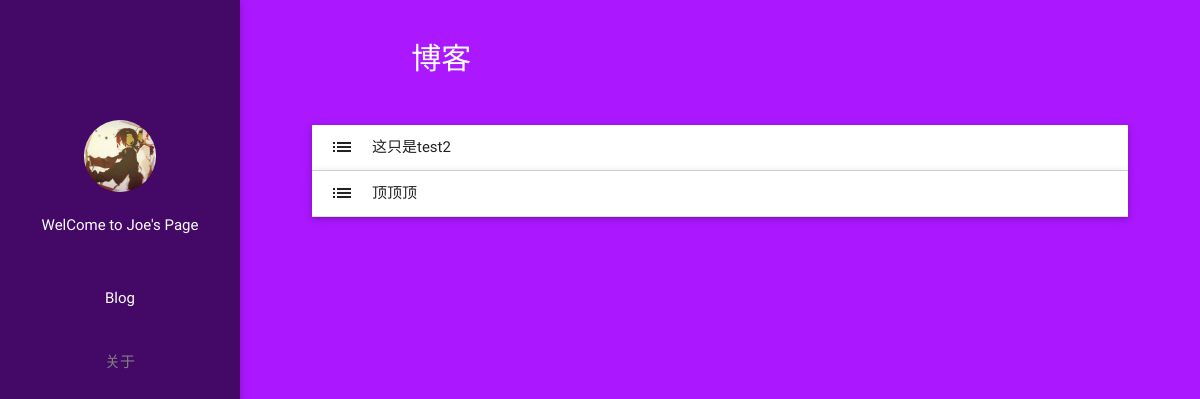
Before: /blogs with the older database file.
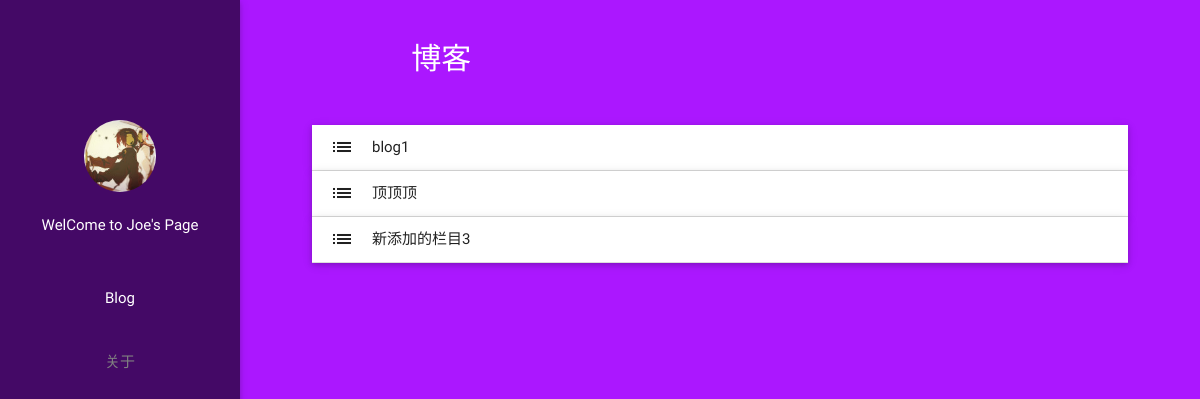
After: the same page with the newer database file.
### blog/models.py (models this page shows)
class BlogColumn(models.Model):
    name = models.CharField(max_length=20, unique=True, null=False)
    date = models.DateField(auto_now=True)

### blog/views.py (the view)
# urls.py: url(r'^blogs$', views.blog),
def blog(request):
    context = {"checkItem": 1, "title": "博客"}
    columns = BlogColumn.objects.all()
    blogs = Blog.objects.all()
    context['columns'] = columns
    context['blogs'] = blogs
    return render_to_response('blogs.html', context)

### templates/blogs.html (shortened to what this page needs)
{% extends 'index.html' %}
{% load staticfiles %}
{% block staticFile %}
    <link rel="stylesheet" href="{% static "css/index/blog.css" %}"/>
    <link rel="stylesheet" href="//cdnjs.cloudflare.com/ajax/libs/highlight.js/9.6.0/styles/dracula.min.css">
{% endblock %}
{% block content %}
    <ul class="collapsible popout" data-collapsible="expandable">
        {% for column in columns %}
            <li>
                <div class="collapsible-header"><i class="material-icons">list</i>{{ column.name }}</div>
            </li>
        {% endfor %}
    </ul>
{% endblock %}

Changed rows visible on the page:
removed BlogColumn: name "这只是test2"
added BlogColumn: name "blog1"
added BlogColumn: name "新添加的栏目3"
